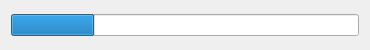
<?xml version="1.0" encoding="UTF-8"?>
<ui version="4.0">
 <class>WaitingDialog</class>
 <widget class="QDialog" name="WaitingDialog">
  <property name="geometry">
   <rect>
    <x>0</x>
    <y>0</y>
    <width>370</width>
    <height>50</height>
   </rect>
  </property>
  <property name="minimumSize">
   <size>
    <width>370</width>
    <height>50</height>
   </size>
  </property>
  <property name="maximumSize">
   <size>
    <width>370</width>
    <height>50</height>
   </size>
  </property>
  <property name="windowTitle">
   <string>Dialog</string>
  </property>
  <layout class="QGridLayout" name="gridLayout">
   <item row="0" column="0">
    <widget class="QProgressBar" name="progressBar">
     <property name="value">
      <number>24</number>
     </property>
     <property name="textVisible">
      <bool>false</bool>
     </property>
    </widget>
   </item>
  </layout>
 </widget>
 <resources/>
 <connections/>
</ui>
